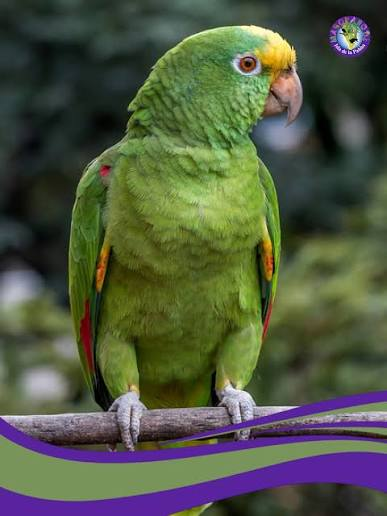
#> input picture imagenes/loro.jpg, 387 x 516 px
$ python ejemplo3_contar_objetos_1472.py
#> lines starting #> are read from the running program, lines starting #| are printed output that depends on the picture; after the words box and inside, x2 and y2 are one past the last pixel; in counts of white or black regions, pixels touching at a corner belong together
# ejemplo 3: Dibujar y contar objetos mediante contornos
# jose solis nc 1472

import os
import cv2

# Obtener ruta de la carpeta 'codigo'
DIR_SCRIPT = os.path.dirname(os.path.abspath(__file__))

# Rutas de entrada y carpeta de salidas
RUTA_IMAGEN = os.path.join(DIR_SCRIPT, "..", "imagenes", "loro.jpg")
DIR_RESULTADOS = os.path.join(DIR_SCRIPT, "..", "resultados")

# 1. Cargar imagen
imagen = cv2.imread(RUTA_IMAGEN)
#> imagen is the input picture: shape (516, 387, 3); mean B, G, R 65.1, 87.3, 79.8

if imagen is None:
    print(f"Error: no se pudo cargar la imagen desde: {os.path.abspath(RUTA_IMAGEN)}")
    exit()

# 2. Convertir a escala de grises y suavizado
gris = cv2.cvtColor(imagen, cv2.COLOR_BGR2GRAY)
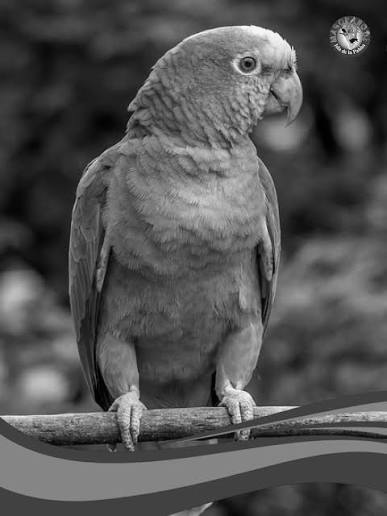
#> gris: shape (516, 387); min 0, max 254, mean 82.6
desenfocada = cv2.GaussianBlur(gris, (5, 5), 0)

# 3. Imagen binaria
_, binaria = cv2.threshold(desenfocada, 127, 255, cv2.THRESH_BINARY)
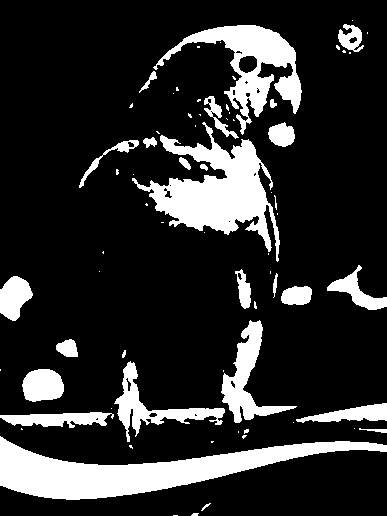
#> binaria: shape (516, 387); 17.7% white; 72 white regions (45 under 20 px)

# 4. Encontrar contornos
contornos, _ = cv2.findContours(binaria, cv2.RETR_EXTERNAL, cv2.CHAIN_APPROX_SIMPLE)
#> contornos = 72 contours, 48 with area under 20; largest, box (x1, y1, x2, y2) and area: (0, 436, 387, 500) 9264, (132, 122, 280, 262) 7208, (153, 25, 302, 135) 4859, (221, 320, 297, 423) 2184, (114, 361, 225, 442) 1878

resultado = imagen.copy()
cantidad = 0

# 5. Analizar y contar objetos
for contorno in contornos:
    area = cv2.contourArea(contorno)
    if area > 1000:
        cantidad += 1
        # Dibujar contorno exacto
        cv2.drawContours(resultado, [contorno], -1, (0, 255, 0), 2)
        # Dibujar rectángulo delimitador
        x, y, ancho, alto = cv2.boundingRect(contorno)
        cv2.rectangle(resultado, (x, y), (x + ancho, y + alto), (255, 0, 0), 2)
        # Etiqueta de texto
        cv2.putText(resultado, f"Objeto {cantidad}", (x, y - 10), cv2.FONT_HERSHEY_SIMPLEX, 0.6, (0, 0, 255), 2)
#> this loop made 72 passes
#> (area, x, y, ancho, alto) on passes 6, 14, 18, 20, 23, 49, 70: (9264.5, 0, 436, 387, 64), (1025.5, 0, 412, 114, 16), (1056, 22, 369, 42, 33), (1878, 114, 361, 111, 81), (2184, 221, 320, 76, 103), (7208.5, 132, 122, 148, 140), (4859, 153, 25, 149, 110)
#> area on passes 10, 16, 22, 25, 26, 27: 38, 848, 261, 449, 943.5, 40
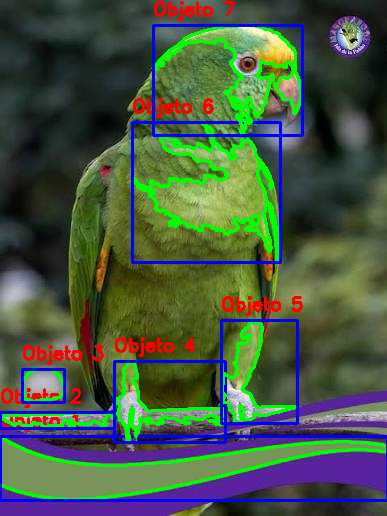
#> resultado: shape (516, 387, 3); 12.16% of pixels changed, all inside (x1, y1, x2, y2) = (0, 1, 387, 502)
#> after the loop, cantidad = 7

# 6. Mostrar ventanas (Las 3 en pantalla)
cv2.imshow("Imagen original 1472", imagen)
cv2.imshow("Imagen binaria 1472", binaria)
cv2.imshow("Objetos identificados en Loro 1472", resultado)

# --- 7. GUARDAR LOS 3 RESULTADOS EN CARPETA ---
os.makedirs(DIR_RESULTADOS, exist_ok=True)

# Imagen 1: Original
cv2.imwrite(os.path.join(DIR_RESULTADOS, "ejemplo3_original_1472.jpg"), imagen)
# Imagen 2: Binaria
cv2.imwrite(os.path.join(DIR_RESULTADOS, "ejemplo3_binaria_1472.jpg"), binaria)
# Imagen 3: Conteo y Rectángulos (Resultado Final)
cv2.imwrite(os.path.join(DIR_RESULTADOS, "ejemplo3_objetos_1472.jpg"), resultado)

print("--- Ejemplo 3 completado ---")
print("Objetos identificados:", cantidad)
#| Objetos identificados: 7
print("Archivos guardados en carpeta resultados:")
print(" - ejemplo3_original_1472.jpg")
print(" - ejemplo3_binaria_1472.jpg")
print(" - ejemplo3_objetos_1472.jpg")

cv2.waitKey(0)
cv2.destroyAllWindows()

print("jose solis nc 1472")
